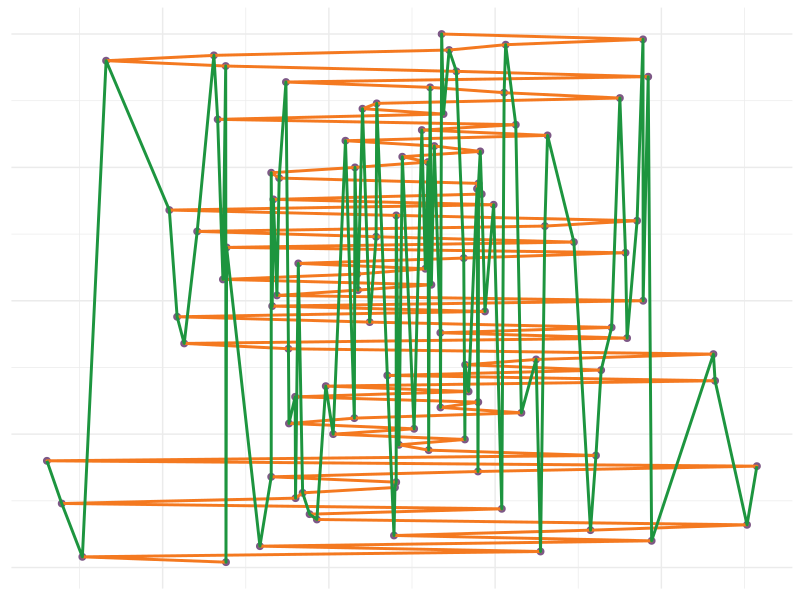

Write the R code that produced this figure.
## ---- chunk 1
knitr::opts_chunk$set(cache = TRUE)
## ---- chunk 2
library(ggplot2)
library(ggthemes)
N <- 100  # 
height <- rnorm(N, mean=67, sd=5)
data <- data.frame(x = 1:N, height)
ggplot(data, aes(x=height, y=x)) + geom_point(color = "#7d5886", size = 2)+
  geom_path(color = "#f47920", size = 1) + 
  geom_line(color = "#1d953f", size = 1) +
  #ggtitle(label = "geom_line() vs. geom_path()") +
  #theme_wsj() +
  #theme(plot.title = element_text(size = 15)) +
  theme_bw() +
  theme(panel.background = element_blank(),
        #panel.grid = element_line(colour = "#CCCCCC"),
        axis.title = element_blank(),
        axis.text = element_blank(),
        axis.ticks = element_blank(),
        axis.line = element_blank(),
        panel.border = element_blank())
